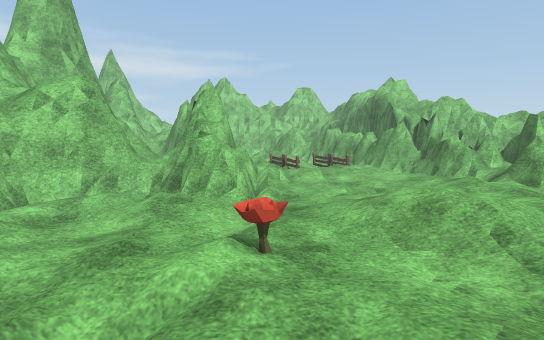
[1] (above)

17 first-person views from a walk through a scene from a Unity 3-D project. The camera is 1.4 m above the floor, tilts 6° down and sees 80° across. The floor is counted in squares, 1 m on a side. Each view is taken from the middle of a square. On the plan, view 1 faces up. The plan holds only what a view shows up to about 15 squares ahead; the rest is blank. The place goes on beyond the plan. Some animated figures are not drawn. Some surface patterns are stand-ins.

[2]
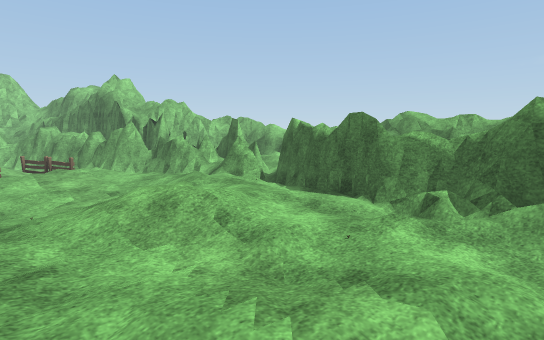

[3]
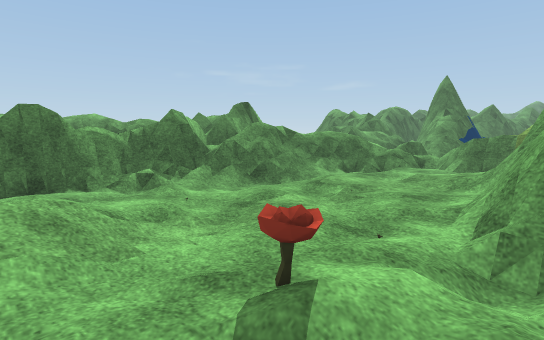

[4]
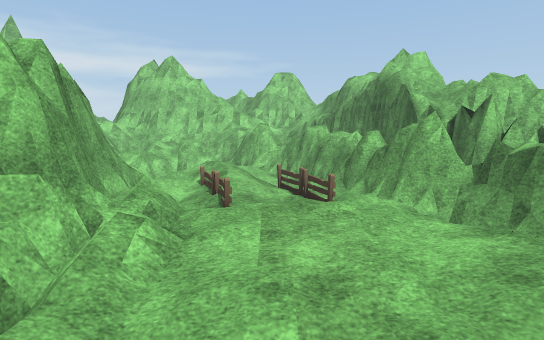

[5]
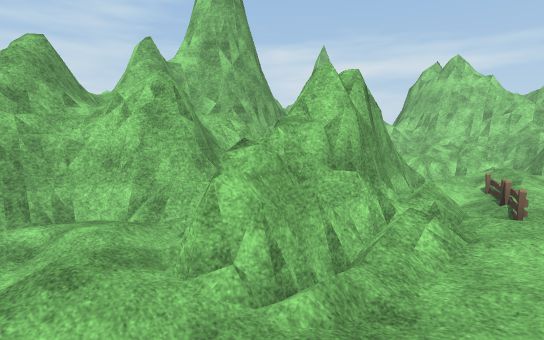

[6]
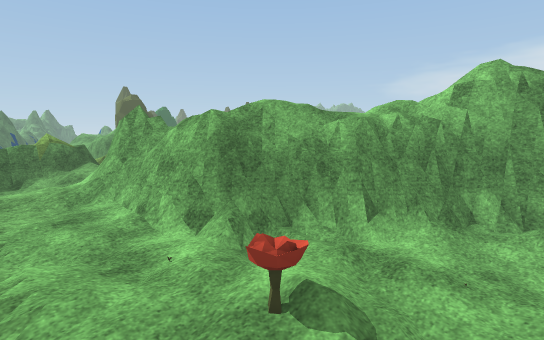

[7]
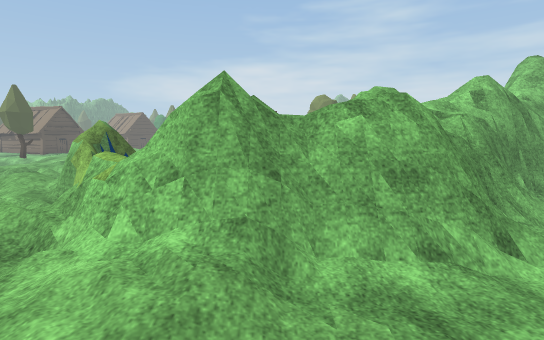

[8]
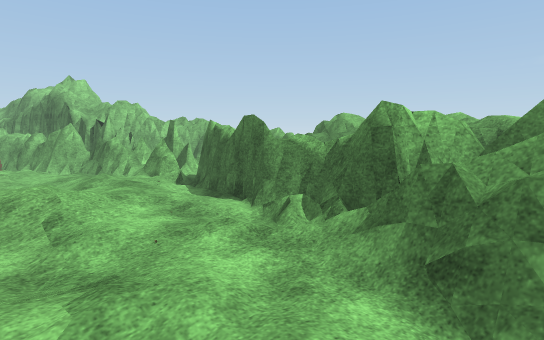

[9]
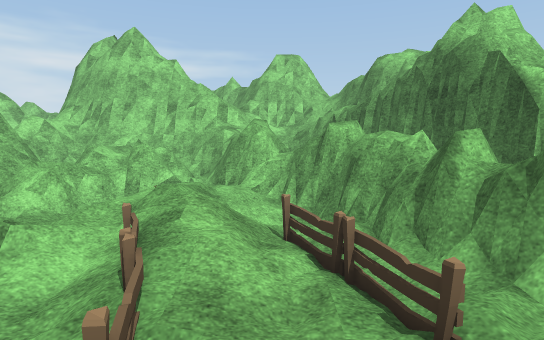

[10]
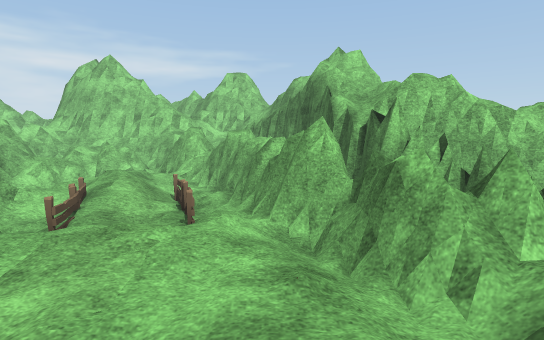

[11]
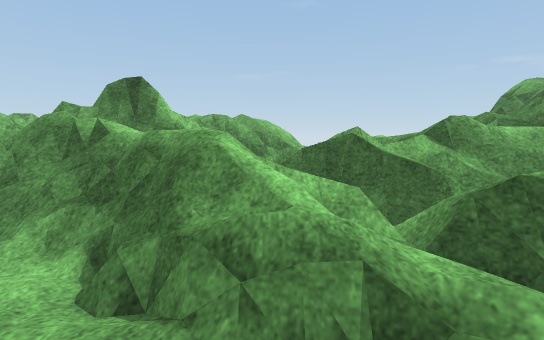

[12]
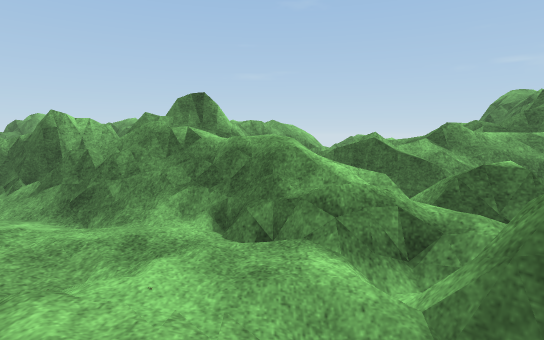

[13]
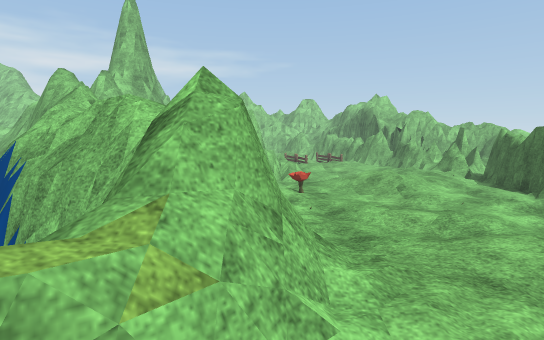

[14]
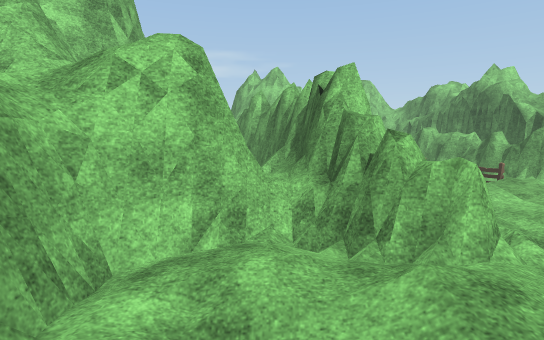

[15]
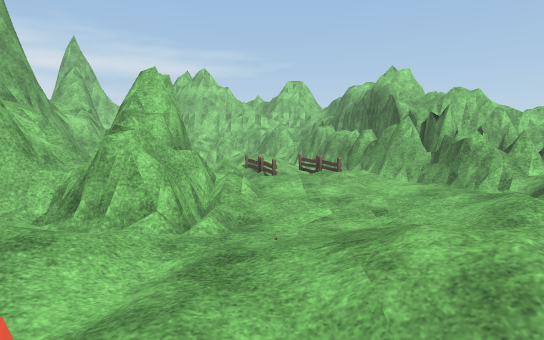

[16]
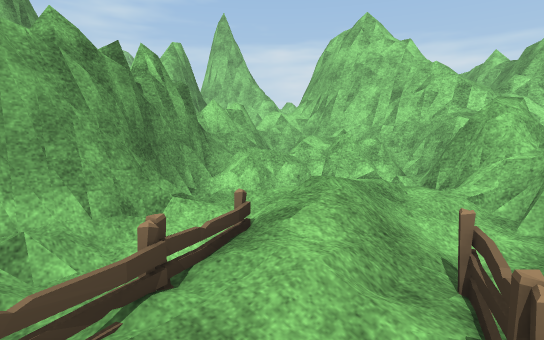

[17]
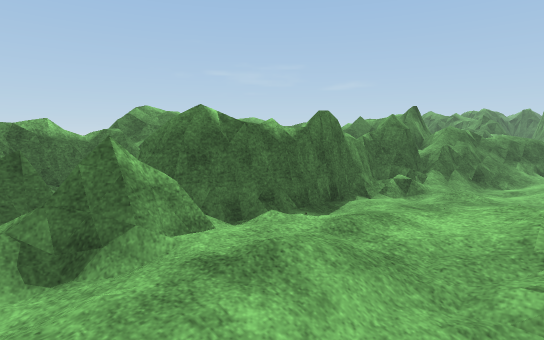

### Floor plan
Key: @ floor where view 1 was taken; # wall or solid block; . main floor; : floor 0.25 m higher than the main floor; - floor 0.25 m lower than the main floor; + floor 0.5 m higher than the main floor; / step, stairs or slope; = window, fence, low wall or low ledge; ^ raised ledge; v drop or lower ground; F fence; O other object.
Columns run from 8 left of view 1 to 11 right of it. Each row starts with its distance up from view 1.
 24    #####
 23   #^ ^^##
 22   ##^^#####=
 21    #^###/==#
 20    #^^/ /:/##
 19    ##=////-=##
 18    ##=/:///-##
 17     ##/.F/F/=#
 16     ###/F:/F/## ####
 15      ##//////#####.=
 14     ###//F////=#===
 13    #^###/./::/=#==
 12   #^^###/..././==#
 11   ##^###/-....//O#=
 10   ##=###/-.-../==#.
  9   ##/=##/----/:=#.
  8   #-.-=#---//::/##
  7   #///.//.//.://#
  6   #/-/---./+::/-#
  5   #----/.-////.-#
  4   ##/--/O--/.../#
  3   ###/./..-/..-=#
  2    ###=/-./-../=#
  1  ######=.-../-/##  #
  0   #####=@.-..-=##  #
 -1    =####...:.-^## ##
 -2     v ##/...//^###
 -3       ##/:.../==##
 -4       ^^/.../== ####
 -5      =^/....=#=   =#
 -6      ///.//O=== O ==
 -7 #^==. /====O==### =#
 -8  =:.-  ## === ####
 -9           #==#=

Positions as (right, up) in squares from view 1, and headings:
1: (0, 0), facing up
2: (0, 0), facing up-right
3: (-2, 6), facing down-right
4: (2, 7), facing up
5: (2, 6), facing up-left
6: (2, 6), facing down-left
7: (3, -2), facing left
8: (2, -2), facing up-right
9: (2, 12), facing up
10: (5, 8), facing up
11: (1, -6), facing right
12: (-1, -5), facing right
13: (-1, -6), facing up
14: (-4, 4), facing up
15: (1, 3), facing up
16: (3, 14), facing up-left
17: (3, 11), facing down-right
